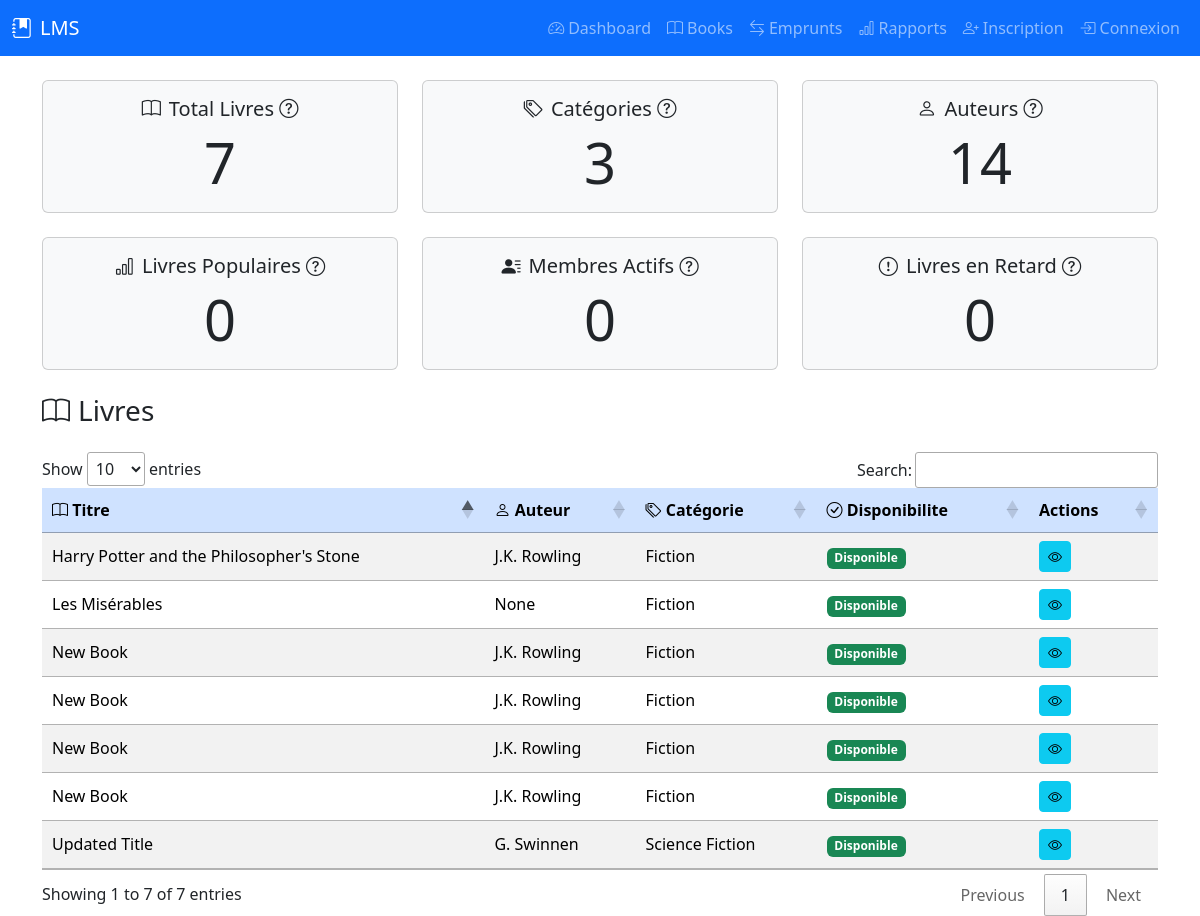
The page / on the database its author committed.
### tables this page shows
CREATE TABLE books (
            book_id INTEGER PRIMARY KEY AUTOINCREMENT,
            title TEXT NOT NULL,
            author_id INTEGER,
            category_id INTEGER,
            isbn TEXT UNIQUE,
            publication_year INTEGER,
            publisher TEXT,
            quantity INTEGER DEFAULT 1,
            available_quantity INTEGER DEFAULT 1,
            FOREIGN KEY (author_id) REFERENCES authors (author_id),
            FOREIGN KEY (category_id) REFERENCES categories (category_id)
        );

CREATE TABLE categories (
            category_id INTEGER PRIMARY KEY AUTOINCREMENT,
            name TEXT NOT NULL,
            description TEXT
        );

CREATE TABLE authors (
            author_id INTEGER PRIMARY KEY AUTOINCREMENT,
            name TEXT NOT NULL,
            biography TEXT
        );

### controllers/dashboard_controller.py (the view)
@dashboard_blueprint.route('/', methods=['GET'])
def dashboard():
    try:
        stats = dashboard_service.get_dashboard_statistics()
        books_data = dashboard_service.get_books_data()
        members_loans_data = dashboard_service.get_members_loans_data()
        return render_template('index.html', **stats, books=books_data, members_loans=members_loans_data)
    except Exception as e:
        return jsonify({'error': str(e)}), 500

### models/author.py (called while the page is built)
    @property
    def name(self):
        return self._get_attribute("name")

    @classmethod
    def all(cls):
        query = f"SELECT * FROM {cls.TABLE_NAME}"
        results = DatabaseConnection.execute_query(query)
        if results:
            conn = DatabaseConnection.get_connection()
            cursor = conn.cursor()
            cursor.execute(f"PRAGMA table_info({cls.TABLE_NAME})")
            columns = [column[1] for column in cursor.fetchall()]
            conn.close()
            return [cls(**dict(zip(columns, result))) for result in results]
        return []

    @classmethod
    def find_by_id(cls, author_id):
        query = f"SELECT * FROM {cls.TABLE_NAME} WHERE {cls.PRIMARY_KEY} = ?"
        result = DatabaseConnection.execute_query(query, (author_id,))
        if result:
            conn = DatabaseConnection.get_connection()
            cursor = conn.cursor()
            cursor.execute(f"PRAGMA table_info({cls.TABLE_NAME})")
            columns = [column[1] for column in cursor.fetchall()]
            conn.close()
            return cls(**dict(zip(columns, result[0])))
        return None

### models/base_model.py (called while the page is built)
    def _get_attribute(self, name):
        return self._attributes.get(name)

    def _set_attribute(self, name, value):
        self._attributes[name] = value

    def __getattr__(self, name):
        if name in self._attributes:
            return self._get_attribute(name)
        raise AttributeError(f"'{self.__class__.__name__}' object has no attribute '{name}'")

    def __setattr__(self, name, value):
        if name == "_attributes":
            super().__setattr__(name, value)
        else:
            self._set_attribute(name, value)

    @classmethod
    def find_by_id(cls, id: int):
        if not cls.TABLE_NAME or not cls.PRIMARY_KEY:
            raise NotImplementedError("TABLE_NAME and PRIMARY_KEY must be defined in subclass")
        query = f"SELECT * FROM {cls.TABLE_NAME} WHERE {cls.PRIMARY_KEY} = ?"
        result = DatabaseConnection.execute_query(query, (id,))
        if result and len(result) > 0:
            conn = DatabaseConnection.get_connection()
            cursor = conn.cursor()
            cursor.execute(f"PRAGMA table_info({cls.TABLE_NAME})")
            columns = [column[1] for column in cursor.fetchall()]
            conn.close()
            record_dict = dict(zip(columns, result[0]))
            return cls(**record_dict)
        return None

### models/book.py (called while the page is built)
    @property
    def book_id(self):
        return self._get_attribute("book_id")

### templates/index.html (shortened to what this page needs)
<!DOCTYPE html>
<html lang="fr">
<head>
    <link rel="stylesheet" href="/css/style.css">
    <link href="https://cdn.jsdelivr.net/npm/bootstrap@5.3.2/dist/css/bootstrap.min.css" rel="stylesheet">
    <link rel="stylesheet" href="https://cdn.jsdelivr.net/npm/bootstrap-icons@1.11.3/font/bootstrap-icons.css">
    <link rel="stylesheet" href="https://cdn.datatables.net/1.13.4/css/jquery.dataTables.min.css">
</head>
<body>
    {% include 'includes/navbar.html' %}
    <div class="container">
        <div class="row text-center mb-4">
            <div class="col-md-4">
                <div class="card bg-light">
                    <div class="card-body">
                        <h5 class="card-title"><i class="bi bi-book me-2 icon-small"></i>Total Livres <i class="bi bi-question-circle icon-small" title="Nombre total de livres disponibles dans la bibliothèque."></i></h5>
                        <p class="card-text display-4">{{ total_books }}</p>
                    </div>
                </div>
            </div>
            <div class="col-md-4">
                <div class="card bg-light">
                    <div class="card-body">
                        <h5 class="card-title"><i class="bi bi-tags me-2 icon-small"></i>Catégories <i class="bi bi-question-circle icon-small" title="Nombre total de catégories de livres."></i></h5>
                        <p class="card-text display-4">{{ total_category }}</p>
                    </div>
                </div>
            </div>
            <div class="col-md-4">
                <div class="card bg-light">
                    <div class="card-body">
                        <h5 class="card-title"><i class="bi bi-person me-2 icon-small"></i>Auteurs <i class="bi bi-question-circle icon-small" title="Nombre total d'auteurs enregistrés."></i></h5>
                        <p class="card-text display-4">{{ total_authors }}</p>
                    </div>
                </div>
            </div>
        </div>
        <div class="row text-center mb-4">
            <div class="col-md-4">
                <div class="card bg-light">
                    <div class="card-body">
                        <h5 class="card-title"><i class="bi bi-bar-chart me-2 icon-small"></i>Livres Populaires <i class="bi bi-question-circle icon-small" title="Nombre total de livres populaires basés sur les emprunts."></i></h5>
                        <p class="card-text display-4">{{total_popular_books}}</p>
                    </div>
                </div>
            </div>
            <div class="col-md-4">
                <div class="card bg-light">
                    <div class="card-body">
                        <h5 class="card-title"><i class="bi bi-person-lines-fill me-2 icon-small"></i>Membres Actifs <i class="bi bi-question-circle icon-small" title="Nombre total de membres ayant emprunté des livres récemment."></i></h5>
                        <p class="card-text display-4">{{total_active_members}}</p>
                    </div>
                </div>
            </div>
            <div class="col-md-4">
                <div class="card bg-light">
                    <div class="card-body">
                        <h5 class="card-title"><i class="bi bi-exclamation-circle me-2 icon-small"></i>Livres en Retard <i class="bi bi-question-circle icon-small" title="Nombre total de livres dont la date de retour est dépassée."></i></h5>
                        <p class="card-text display-4">{{total_overdue_books}}</p>
                    </div>
                </div>
            </div>
        </div>
        <h3 class="mb-4"><i class="bi bi-book me-2"></i>Livres</h3>
        <div class="table-responsive">
            <table id="booksTable" class="table table-striped table-hover align-middle">
                <thead class="table-primary">
                    <tr>
                        <th><i class="bi bi-book"></i> Titre</th>
                        <th><i class="bi bi-person"></i> Auteur</th>
                        <th><i class="bi bi-tags"></i> Catégorie</th>
                        <th><i class="bi bi-check-circle"></i> Disponibilite</th>
                        <th>Actions</th>
                    </tr>
                </thead>
                <tbody>
                    {% for book in books %}
                    <tr data-isbn="{{ book.isbn }}" data-publication-year="{{ book.publication_year }}" data-publisher="{{ book.publisher }}" data-quantity="{{ book.quantity }}" data-available-quantity="{{ book.available_quantity }}">
                        <td>{{ book.title }}</td>
                        <td>{{ book.author }}</td>
                        <td>{{ book.category }}</td>
                        <td>
                            {% if book.available_quantity > 0 %}
                            <span class="badge bg-success">Disponible</span>
                            {% else %}
                            <span class="badge bg-danger">Emprunté</span>
                            {% endif %}
                        </td>
                        <td>
                            <button class="btn btn-info btn-sm see-detail-book" title="Voir détails"><i class="bi bi-eye"></i></button>
                        </td>
                    </tr>
                    {% endfor %}
                </tbody>
            </table>
        </div>
    </div>
</body>
</html>

### templates/includes/navbar.html (shortened to what this page needs)
<nav class="navbar navbar-expand-lg navbar-dark bg-primary mb-4">
    <div class="container-fluid">
        <a class="navbar-brand d-flex align-items-center" href="/">
            <i class="bi bi-journal-bookmark-fill me-2"></i>LMS
        </a>
        <div class="collapse navbar-collapse" id="navbarNav">
            <ul class="navbar-nav ms-auto">
                <li class="nav-item"><a class="nav-link" href="/"><i class="bi bi-speedometer2 me-1"></i>Dashboard</a></li>
                <li class="nav-item"><a class="nav-link" href="/books"><i class="bi bi-book me-1"></i>Books</a></li>
                <li class="nav-item"><a class="nav-link" href="/loans"><i class="bi bi-arrow-left-right me-1"></i>Emprunts</a></li>
                <li class="nav-item"><a class="nav-link" href="/reports"><i class="bi bi-bar-chart me-1"></i>Rapports</a></li>
                <li class="nav-item"><a class="nav-link" href="/register"><i class="bi bi-person-plus me-1"></i>Inscription</a></li>
                <li class="nav-item"><a class="nav-link" href="/login"><i class="bi bi-box-arrow-in-right me-1"></i>Connexion</a></li>
            </ul>
        </div>
    </div>
</nav>

### templates/index.html (style rules this page uses)
.icon-small { font-size: 1.2rem; }

### rows shown on the page
books: title "Les Misérables"
categories: category "Fiction" "Fiction" "Fiction" "Fiction" "Fiction" "Fiction"
books: title "Harry Potter and the Philosopher's Stone"
authors: author "J.K. Rowling" "J.K. Rowling" "J.K. Rowling" "J.K. Rowling" "J.K. Rowling"
books: title "Updated Title"
authors: author "G. Swinnen"
categories: category "Science Fiction"
books: title "New Book"
books: title "New Book"
books: title "New Book"
books: title "New Book"

### other values the page prints
{{ total_books }} "7"
{{ total_category }} "3"
{{ total_authors }} "14"
{{ total_popular_books }} "0"
{{ total_active_members }} "0"
{{ total_overdue_books }} "0"
{{ book.author }} "None"
